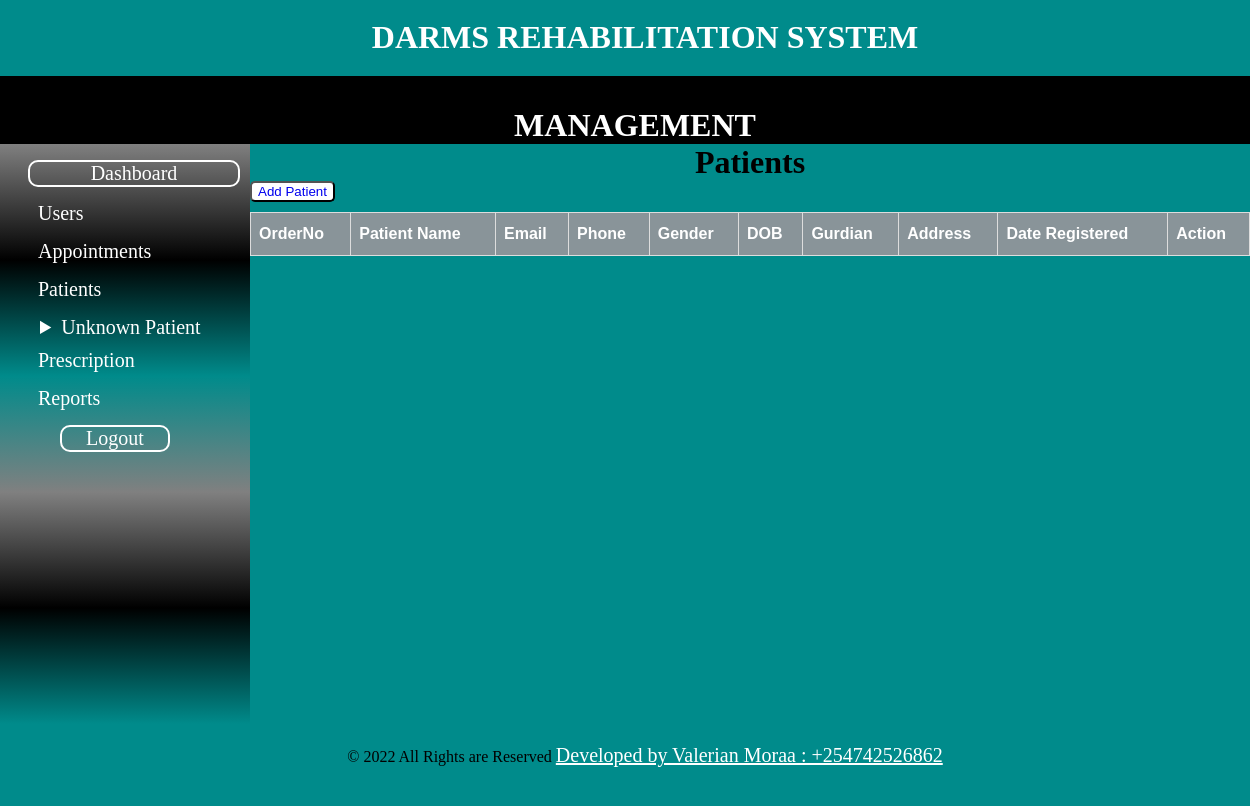
The page /admin/patients.php on the database as committed earlier.
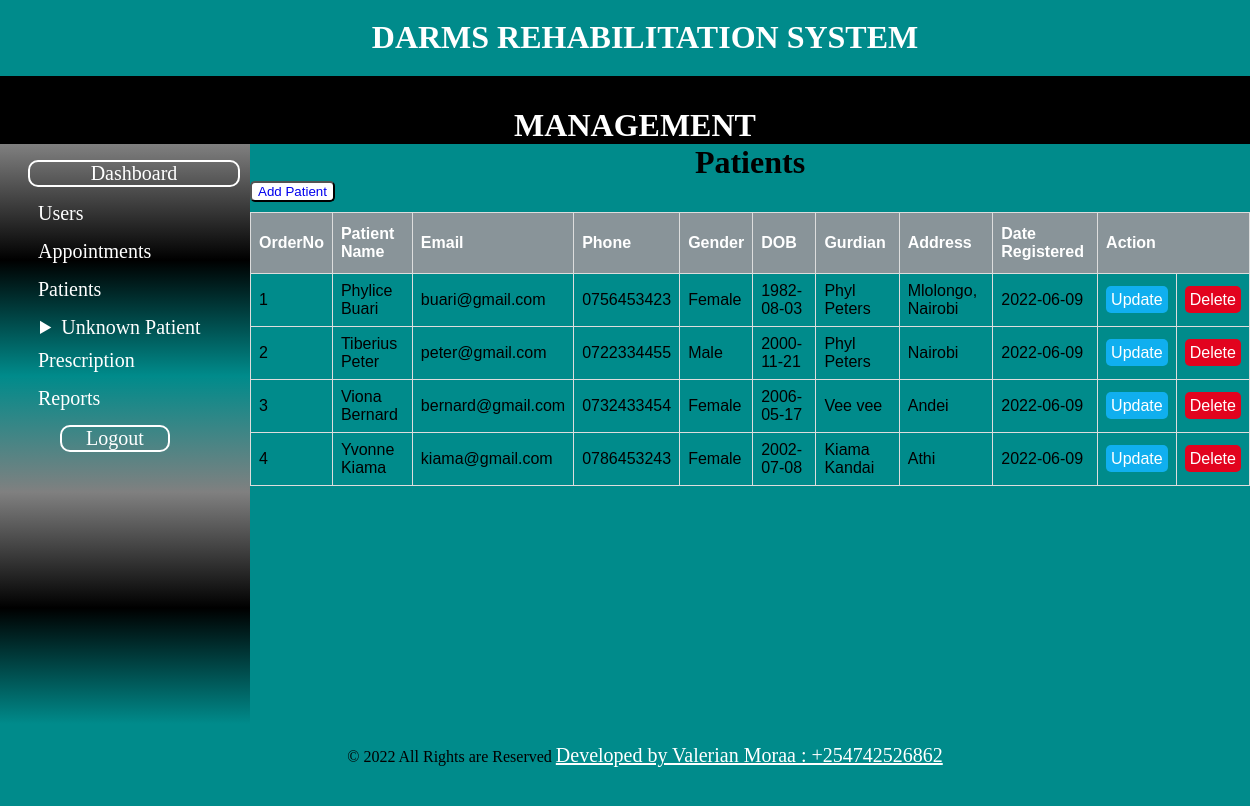
The same page on the database as committed later.
### tables this page shows
CREATE TABLE `patient` (
  `patient_id` int(10) NOT NULL,
  `patient_name` varchar(100) NOT NULL,
  `patient_email` varchar(100) DEFAULT NULL,
  `patient_mobile` varchar(100) DEFAULT NULL,
  `patient_gender` varchar(50) NOT NULL,
  `Date_of_birth` date NOT NULL,
  `guardian` varchar(100) DEFAULT NULL,
  `patient_address` varchar(100) DEFAULT NULL,
  `createdat` date DEFAULT NULL
);

### admin/patients.php (the view, shortened to what this page needs)
<?php include "includes/header.php"; ?>
<?php include "includes/navigation.php"; ?>
<?php include "includes/sidebar.php"; ?>
<div class="article">
    <h1 id="titleoftable">Patients</h1>
    <button><a href="../receptionist/patientreg.php">Add Patient</a></button>
    <table id="patients">
        <thead>
            <th>OrderNo</th>
            <th>Patient Name</th>
            <th>Email</th>
            <th>Phone</th>
            <th>Gender</th>
            <th>DOB</th>
            <th>Gurdian</th>
            <th>Address</th>
            <th>Date Registered</th>
            <th colspan="2">Action</th>
        </thead>
        <tbody>
            <?php
            $db = mysqli_connect('localhost', 'Valerian', '#Valeriephyl254', 'darms');
            $query = "SELECT * FROM patient";
            $select_all_patients = mysqli_query($db, $query);
            $i = 0;
            while ($row = mysqli_fetch_assoc($select_all_patients)) {
                $patient_id = $row['patient_id'];
                $patient_name = $row['patient_name'];
                $patient_email = $row['patient_email'];
                $patient_mobile = $row['patient_mobile'];
                $patient_gender = $row['patient_gender'];
                $Date_of_birth = $row['Date_of_birth'];
                $guardian = $row['guardian'];
                $patient_address = $row['patient_address'];
                $createdat = $row['createdat'];
                $i++;
                echo "<tr>";
                echo "<td>{$i}</td>";
                echo "<td>{$patient_name}</td>";
                echo "<td>{$patient_email}</td>";
                echo "<td>{$patient_mobile}</td>";
                echo "<td>{$patient_gender}</td>";
                echo "<td>{$Date_of_birth}</td>";
                echo "<td>{$guardian}</td>";
                echo "<td>{$patient_address}</td>";
                echo "<td>{$createdat}</td>";
                echo "<td><a class='edit' href='../receptionist/edit_patient.php?edit={$patient_id}'>Update</a></td>";
                echo "<td><a class='delete' href='../receptionist/patients.php?delete={$patient_id}'>Delete</a></td>";
                echo "</tr>";
            }
            ?>
        </tbody>
    </table>
</div>
<?php include "includes/footer.php"; ?>

Rows that differ between the two databases and show on the page:
added patient: patient_name "Phylice Buari", patient_email "buari@gmail.com", patient_mobile "0756453423", patient_gender "Female", Date_of_birth "1982-08-03", guardian "Phyl Peters", patient_address "Mlolongo, Nairobi", createdat "2022-06-09"
added patient: patient_name "Tiberius Peter", patient_email "peter@gmail.com", patient_mobile "0722334455", patient_gender "Male", Date_of_birth "2000-11-21", guardian "Phyl Peters", patient_address "Nairobi", createdat "2022-06-09"
added patient: patient_name "Viona Bernard", patient_email "bernard@gmail.com", patient_mobile "0732433454", patient_gender "Female", Date_of_birth "2006-05-17", guardian "Vee vee", patient_address "Andei", createdat "2022-06-09"
added patient: patient_name "Yvonne Kiama", patient_email "kiama@gmail.com", patient_mobile "0786453243", patient_gender "Female", Date_of_birth "2002-07-08", guardian "Kiama Kandai", patient_address "Athi", createdat "2022-06-09"
